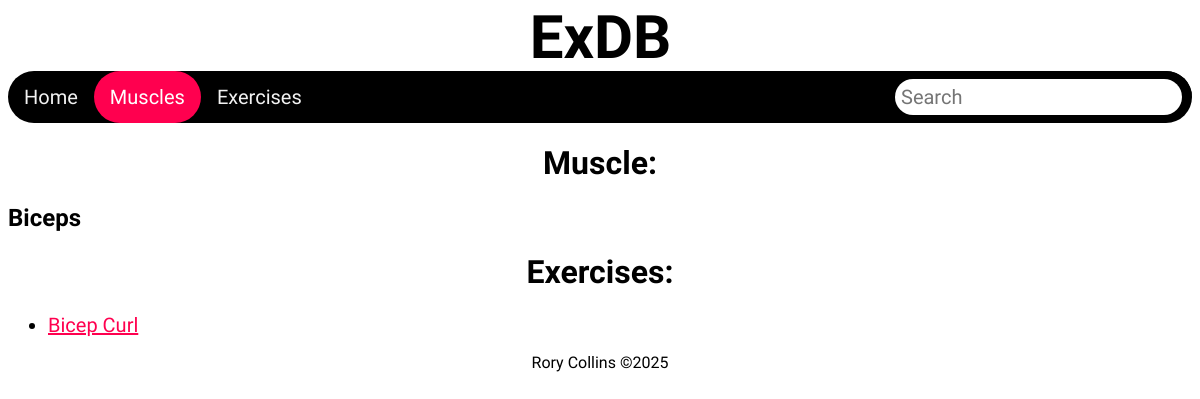
/muscle/10, run on an earlier commit of the app's database.
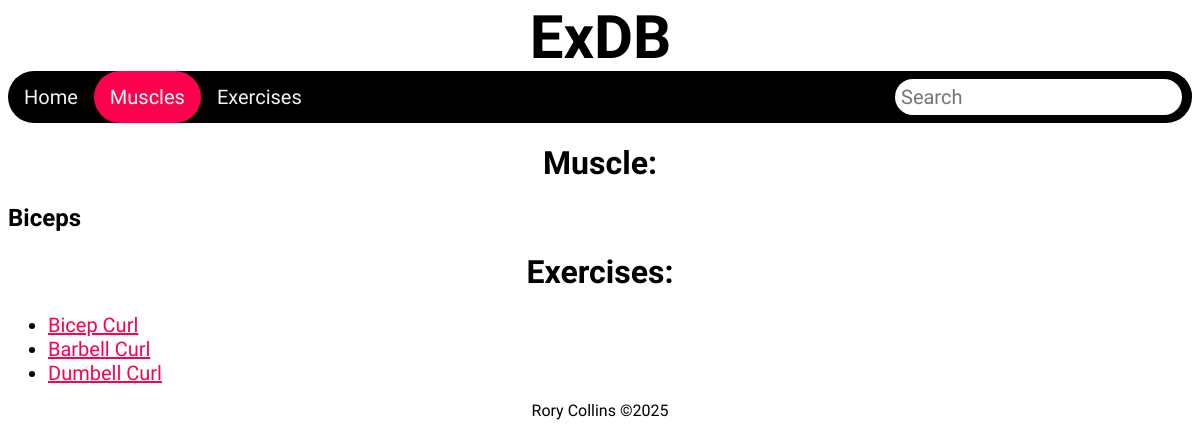
And on a later commit of the database.
### tables this page shows
CREATE TABLE Exercises (exercise_id INTEGER NOT NULL PRIMARY KEY AUTOINCREMENT, exercise_name TEXT NOT NULL, muscle_id INTEGER REFERENCES Muscles (muscle_id), image_id TEXT REFERENCES Images (image_id), FOREIGN KEY (muscle_id) REFERENCES Muscles (muscle_id));

### routes.py (the view)
@app.route("/muscle/<int:id>")
def muscle_exercises(id):
    conn = sqlite3.connect('fitness.db')
    cur = conn.cursor()
    cur.execute("SELECT muscle_name FROM Muscles WHERE muscle_id = ?", (id,))
    muscle = cur.fetchone()
    cur.execute("SELECT exercise_id, exercise_name FROM Exercises WHERE muscle_id = ?", (id,))
    exercises = cur.fetchall()
    title = 'Muscles - ' + str(muscle[0])
    conn.close()
    return render_template('muscle_exercises.html', title=title, muscle=muscle, exercises=exercises)

### templates/muscle_exercises.html
{% extends 'layout.html' %}
{% block content %}
<div class="topnav">
  <a href="/">Home</a>
  <a class="active" href="/all_muscles">Muscles</a>
  <a href="/all_exercises">Exercises</a>
  <form action="{{ url_for('search') }}" method="get" class="topnav">
    <input type="text" name="query" placeholder="Search" required />
  </form>
</div>
<h1>Muscle:</h1>
<h2>{{ muscle[0] }}</h2>
<h1>Exercises:</h1>
<ul>
  {% for exercise in exercises %}
    <li><a href="/exercise/{{ exercise[0] }}">{{ exercise[1] }}</a></li>
  {% endfor %}
</ul>
{% endblock %}

What changed in the data, as far as the page shows it:
added Exercises: exercise_name "Barbell Curl"
added Exercises: exercise_name "Dumbell Curl"
